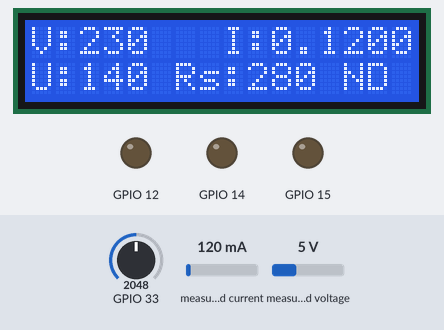
This sketch was run on a simulated ESP32. On the bench: 16×2 character LCD, output pins drawn as LEDs (lit = HIGH). Inputs (shaded band) come from the test bench; at power-on: GPIO 33 = 2048, measured current 120 mA, measured voltage 5 V. WiFi joins after 1.5 s; servers stay silent unless stated; what the sketch prints to the serial monitor is not drawn.

Above: at 4.2 s.
4.3 s: GPIO 33 set to 3572
At 5.8 s:
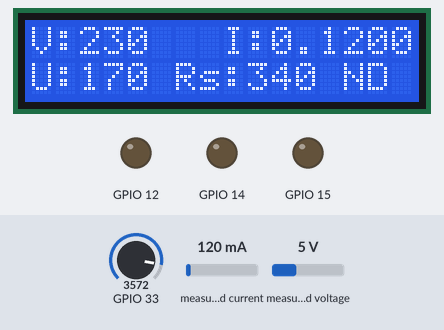
6.1 s: GPIO 33 set to 3675
At 9.5 s:
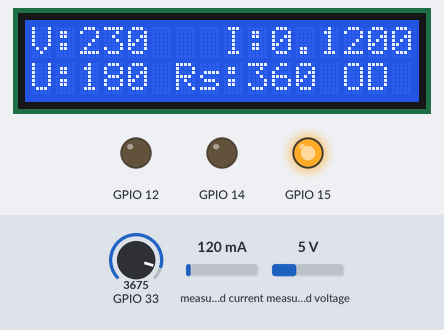
9.6 s: GPIO 33 set to 858
At 10.4 s:
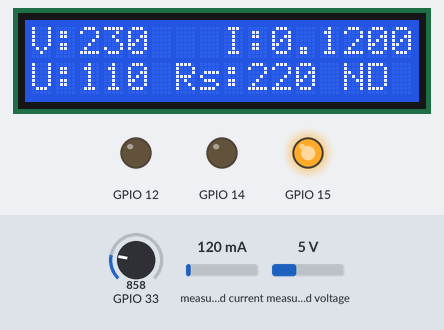
11.3 s: GPIO 33 set to 755
At 12.8 s:
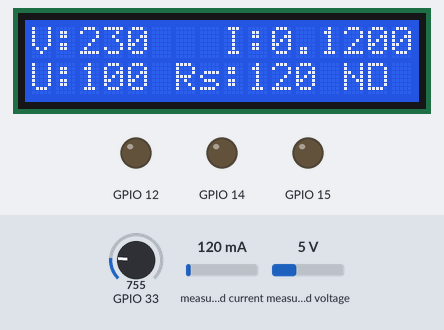
13.4 s: GPIO 33 set to 424
15.2 s: GPIO 33 set to 366
At 16.7 s:
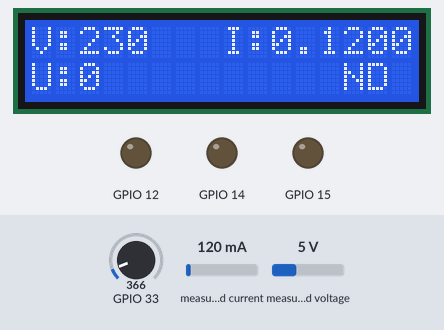
Timing chart, 0 to 17.9 s (numbered marks = the images above; inputs shaded):
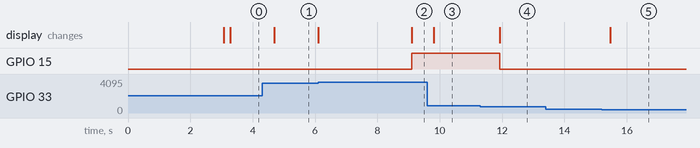

The sketch:

SmartEnergyMeter.ino
```cpp
//email r.varadhan07@gmail.com
//Your username is smartenergy321_123
//Projectiot@2025

// Code generated by Arduino IoT Cloud, DO NOT EDIT.
#include <ArduinoIoTCloud.h>
#include <Arduino_ConnectionHandler.h>

#include <EEPROM.h>
#include "EmonLib.h"

#include<LiquidCrystal.h>

int u, c;
int Vrms1=230;
LiquidCrystal lcd(22, 21, 19, 18, 5, 4);


// Create an instance of the EnergyMonitor library
EnergyMonitor emon;
float kWh = 0;
unsigned long lastmillis = millis();

// Voltage and current sensor calibration factors
#define vCalibration 103.43  // Adjust based on ZMPT101B calibration
#define currCalibration 2.50  // Adjust based on ACS712 30A calibration


const char DEVICE_LOGIN_NAME[]  = "dc0a9c3d-c8c2-48f2-a32c-73e262a0ec5d";
const char SSID[]               = "projectiot";    // Network SSID (name)
const char PASS[]               = "123456789";    // Network password (use for WPA, or use as key for WEP)
const char DEVICE_KEY[]  = "T2HJ4qw9#rDIR#jRN0A@BiH9M";    // Secret device password

void onCurrentChange();
void onVoltChange();
void onCostChange();
void onUnitChange();
void onDueChange();

float current;
float volt;
int cost;
int unit;
bool due;

void initProperties(){

  ArduinoCloud.setBoardId(DEVICE_LOGIN_NAME);
  ArduinoCloud.setSecretDeviceKey(DEVICE_KEY);
  ArduinoCloud.addProperty(current, READWRITE, ON_CHANGE, onCurrentChange);
  ArduinoCloud.addProperty(volt, READWRITE, ON_CHANGE, onVoltChange);
  ArduinoCloud.addProperty(cost, READWRITE, ON_CHANGE, onCostChange);
  ArduinoCloud.addProperty(unit, READWRITE, ON_CHANGE, onUnitChange);
  ArduinoCloud.addProperty(due, READWRITE, ON_CHANGE, onDueChange);

}

WiFiConnectionHandler ArduinoIoTPreferredConnection(SSID, PASS);


void myTimerEvent() {
  // Calculate voltage and current
  emon.calcVI(20, 2000); // Calculate Vrms and Irms

  float Vrms = emon.Vrms; // Vrms is calculated by EmonLib
  float Irms = emon.Irms; // Irms is calculated by EmonLib
  current=Irms;
  volt=Vrms;
  // Print values to Serial Monitor
  Serial.print('V');
  Serial.print("Vrms: ");
  Serial.print(Vrms1);
//Serial.print(" V\t");

  Serial.print('I');
  Serial.print("Irms: ");
  Serial.print(Irms, 4);
  Serial.print(" A\t");


  // Store values in EEPROM
  EEPROM.put(0, Vrms);
  EEPROM.put(4, Irms);

  lcd.setCursor(0, 0);
  lcd.print("V:230");
 // lcd.print(, 2);
  //lcd.print("V");
  lcd.setCursor(8, 0);
  lcd.print("I:");
  lcd.print(Irms, 4);
  lcd.print("A");

  lastmillis = millis();
}

void setup() {
  Serial.begin(9600);  // Initialize serial communication
  lcd.begin(16, 2);
  initProperties();
  // Connect to Arduino IoT Cloud
  ArduinoCloud.begin(ArduinoIoTPreferredConnection);
  setDebugMessageLevel(2);
  ArduinoCloud.printDebugInfo();
  // Initialize EmonLib with correct pins and calibration
  emon.voltage(35, vCalibration, 1.7);  // ZMPT101B voltage input pin, calibration factor
  emon.current(34, currCalibration);     // ACS712 current input pin, calibration factor

  pinMode(33, INPUT);
  pinMode(14, OUTPUT);
  pinMode(12, OUTPUT);
  pinMode(15, OUTPUT);
  // Initial LCD display
  lcd.setCursor(0, 0);
  lcd.print("  Smart Energy  ");
  lcd.setCursor(0, 1);
  lcd.print("  Meter via IOT ");
  delay(3000);
  lcd.clear();

}

void loop() {
  ArduinoCloud.update();
  myTimerEvent();
  int s = analogRead(33);
  int a = s / 4;
  Serial.println(a);
  Serial.print("UNIT; ");
  Serial.print(u);
  Serial.print(", COST; ");
  Serial.println(c);
  cost=c;
  unit=u;


  if (a >= 0 && a < 100)
  {
    Serial.println('a');
    lcd.setCursor(0, 1);
    lcd.print("U:0  ");
    lcd.setCursor(6, 1);
    lcd.print("      ");
    u = 0;
    c = 0;
    digitalWrite(15, LOW);
    due=true;
    lcd.setCursor(13, 1);
    lcd.print("ND");

  }
  else if (a > 100 && a < 200)
  {
    Serial.println('a');
    lcd.setCursor(0, 1);
    lcd.print("U:100");
    lcd.setCursor(6, 1);
    lcd.print("Rs:120");
    u = 100;
    c = 120;
    digitalWrite(15, LOW);
    due=true;
    lcd.setCursor(13, 1);
    lcd.print("ND");

  }
  else if (a > 200 && a < 300)
  {
    Serial.println('a');
    lcd.setCursor(0, 1);
    lcd.print("U:110");
    lcd.setCursor(6, 1);
    lcd.print("Rs:220");
    u = 110;
    c = 220;
    digitalWrite(27, LOW);
    due=true;
    lcd.setCursor(13, 1);
    lcd.print("ND");

  }
  else if (a > 300 && a < 400)
  {
    Serial.println('a');
    lcd.setCursor(0, 1);
    lcd.print("U:120");
    lcd.setCursor(6, 1);
    lcd.print("Rs:240");
    u = 120;
    c = 240;
    digitalWrite(27, LOW);
    due=true;
    lcd.setCursor(13, 1);
    lcd.print("ND");

  }
  else if (a > 400 && a < 500)
  {
    Serial.println('a');
    lcd.setCursor(0, 1);
    lcd.print("U:130");
    lcd.setCursor(6, 1);
    lcd.print("Rs:260");
    u = 130;
    c = 260;
    digitalWrite(27, LOW);
    due=true;
    lcd.setCursor(13, 1);
    lcd.print("ND");

  }
  else if (a > 500 && a < 600)
  {
    Serial.println('a');
    lcd.setCursor(0, 1);
    lcd.print("U:140");
    lcd.setCursor(6, 1);
    lcd.print("Rs:280");
    u = 140;
    c = 280;
    digitalWrite(27, LOW);
    due=true;
    lcd.setCursor(13, 1);
    lcd.print("ND");
  }
  else if (a > 600 && a < 700)
  {
    Serial.println('a');
    lcd.setCursor(0, 1);
    lcd.print("U:150");
    lcd.setCursor(6, 1);
    lcd.print("Rs:300");
    u = 150;
    c = 300;
    digitalWrite(27, LOW);
    due=true;
    lcd.setCursor(13, 1);
    lcd.print("ND");

  }
  else if (a > 700 && a < 800)
  {
    Serial.println('a');
    lcd.setCursor(0, 1);
    lcd.print("U:160");
    lcd.setCursor(6, 1);
    lcd.print("Rs:320");
    u = 160;
    c = 320;
    digitalWrite(27, LOW);
    due=true;
    lcd.setCursor(13, 1);
    lcd.print("ND");

  }
  else if (a > 800 && a < 900)
  {
    Serial.println('a');
    lcd.setCursor(0, 1);
    lcd.print("U:170");
    lcd.setCursor(6, 1);
    lcd.print("Rs:340");
    u = 170;
    c = 340;
    digitalWrite(27, LOW);
    due=true;
        lcd.setCursor(13, 1);
    lcd.print("ND");
  }
  else if (a > 900)
  {
    Serial.println('A');
    lcd.setCursor(0, 1);
    lcd.print("U:180");
    lcd.setCursor(6, 1);
    lcd.print("Rs:360");
    u = 180;
    c = 360;
    delay(3000);
    lcd.setCursor(13, 1);
    lcd.print("OD");
    digitalWrite(15, HIGH);
    due=false;
  }
  delay(500);
}


void onUnitChange()  {}
void onVoltChange()  {}
void onCostChange()  {}
void onCurrentChange()  {}
void onDueChange()  {}
```

Measured:
- the behaviour switches between 3603 and 3604 on GPIO 33 (found by bisection; images 1 and 2)
- the behaviour switches between 800 and 799 on GPIO 33 (found by bisection; images 3 and 4)
- the behaviour switches between 400 and 399 on GPIO 33 (found by bisection; images 4 and 5)
- after the input at 4.3 s, the display: changes after 0.39 s (image 1)
- after the input at 6.1 s, GPIO 15: LOW → HIGH after 3.0 s; the display: first changes at once (image 2 shows a later state)
- after the input at 9.6 s, the display: changes after 0.21 s (image 3)
- after the input at 11.3 s, GPIO 15: HIGH → LOW after 0.63 s; the display: changes after 0.63 s (image 4)
- after the input at 13.4 s, every drawn part: stays the same
- after the input at 15.2 s, the display: changes after 0.27 s (image 5)
